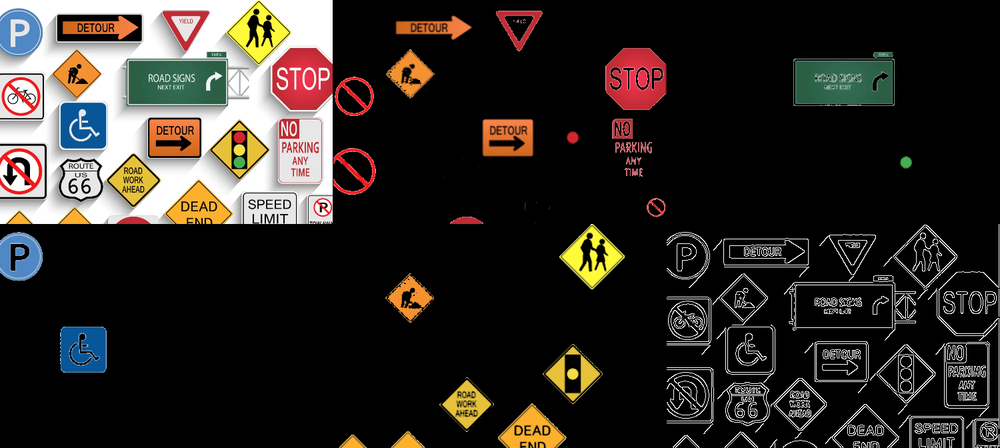
#> input picture sample.png, 1000 x 448 px, shrunk from 1500 x 672 before the run
$ python -i features.py   (imports and definitions only)   (older library calls are emulated)
#> lines starting #> are read from the running program, lines starting #| are printed output that depends on the picture
#> further down, picture is the input picture: shape (448, 1000, 3); mean B, G, R 37.5, 42, 46.7
import cv2
import numpy as np


# [84 lines left out: functions get_features, get_colors, get_color_features, not called in this run]


def get_edges(frame):
    gray_frame = cv2.cvtColor(frame, cv2.COLOR_BGR2GRAY)
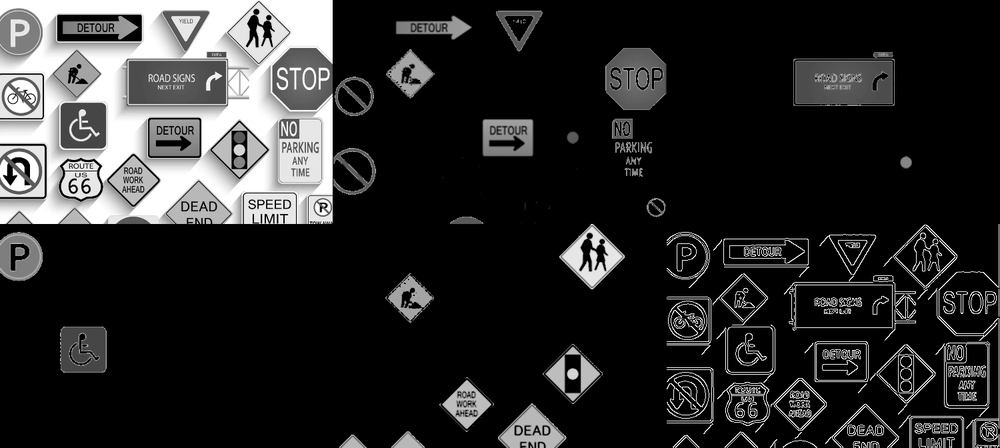
#> gray_frame: shape (448, 1000); min 0, max 255, mean 42.9
    edges = cv2.Canny(gray_frame, 100, 200, apertureSize=3)
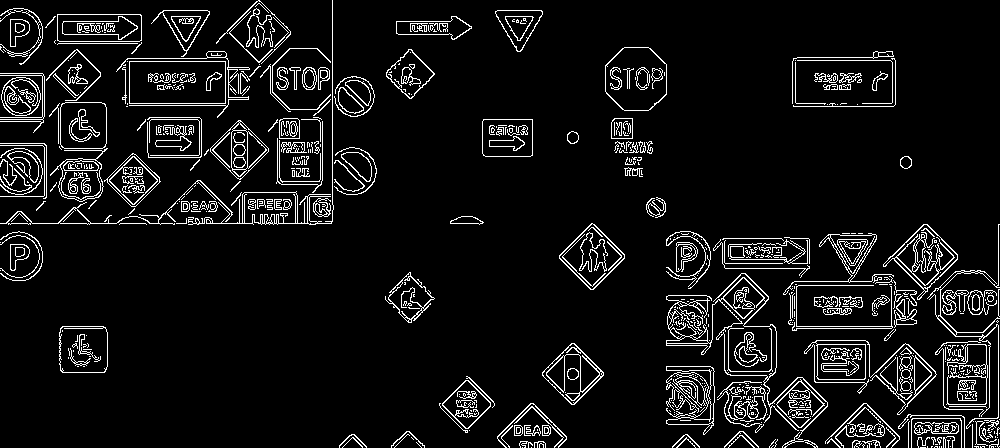
#> edges: shape (448, 1000); 7.4% white in thin lines or dots

    grad_x = cv2.Sobel(edges, cv2.CV_64F, 1, 0, ksize=3)
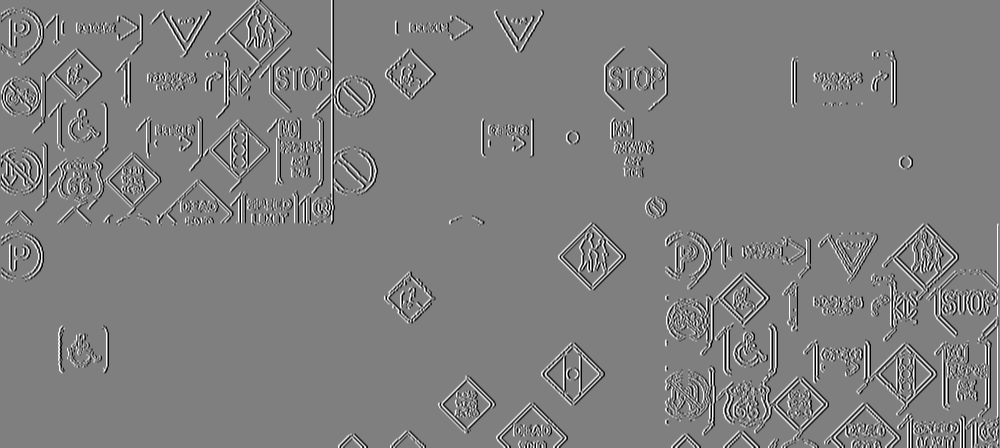
#> grad_x: shape (448, 1000) float64; min -1020, max 1020, mean 0.3; drawn with min black and max white
    grad_y = cv2.Sobel(edges, cv2.CV_64F, 0, 1, ksize=3)
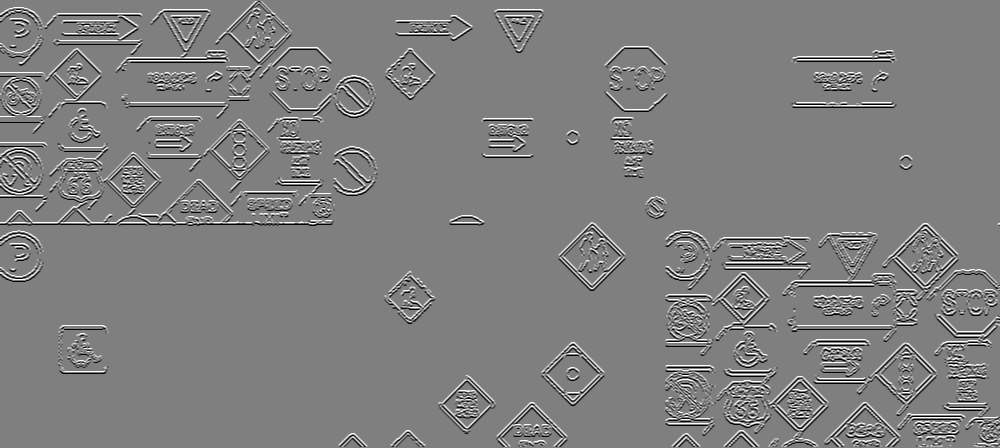
#> grad_y: shape (448, 1000) float64; min -1020, max 1020, mean 0.4; drawn with min black and max white

    grad_mag = cv2.magnitude(grad_x, grad_y)
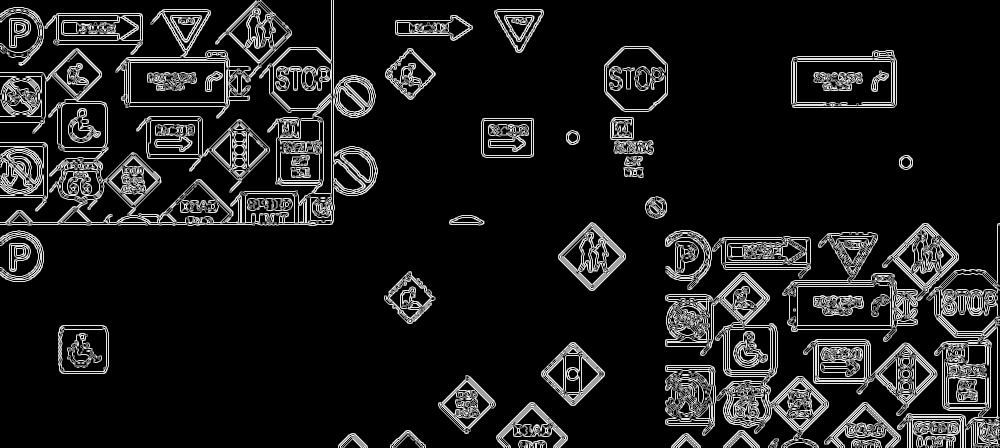
#> grad_mag: shape (448, 1000) float64; min 0, max 1140.4, mean 125; drawn with min black and max white
    grad_mag = cv2.normalize(grad_mag, None, 0, 255, cv2.NORM_MINMAX)
    grad_dir = np.arctan2(grad_x, grad_y) * 180 / np.pi
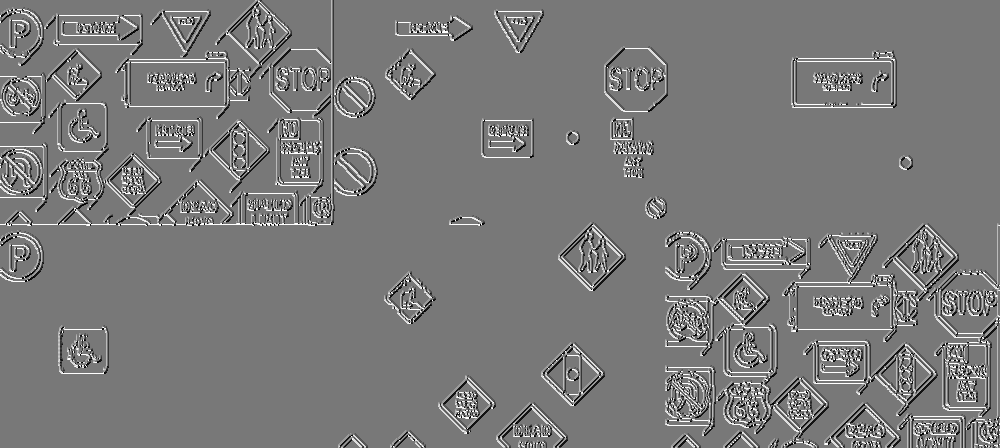
#> grad_dir: shape (448, 1000) float64; min -161.6, max 180, mean 2.8; drawn with min black and max white

    # edge quantization
    edge_thresholds = {
        "0": [-15, 15],
        "45": [30, 60],
        "90": [75, 105],
        "135": [-60, -30],
    }
    edge_dir = {}
    for i, (direction, th) in enumerate(edge_thresholds.items()):
        edge_dir[direction] = np.bitwise_and(grad_dir >= th[0], grad_dir <= th[1])
        edge_dir[direction] = np.bitwise_and(edge_dir[direction], grad_mag > 200)
        edge_dir[direction] = edge_dir[direction].astype(np.uint8) * (i + 1)
#> after the loop, edge_dir = 4 items

    # [7 lines of commented-out code are left out]

    return edge_dir["0"] + edge_dir["45"] + edge_dir["90"] + edge_dir["135"]
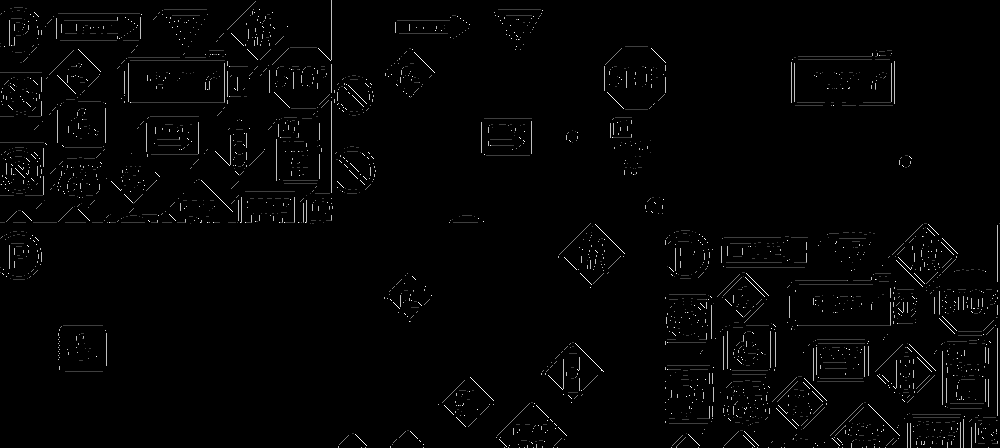
#> returned value: shape (448, 1000); min 0, max 4, mean 0.059; drawn with min black and max white


# [19 lines left out: function get_edge_features, not called in this run]


# [7 lines of commented-out code are left out]

>>> import cv2
>>> picture = cv2.imread('sample.png')
>>> result = get_edges(picture)
